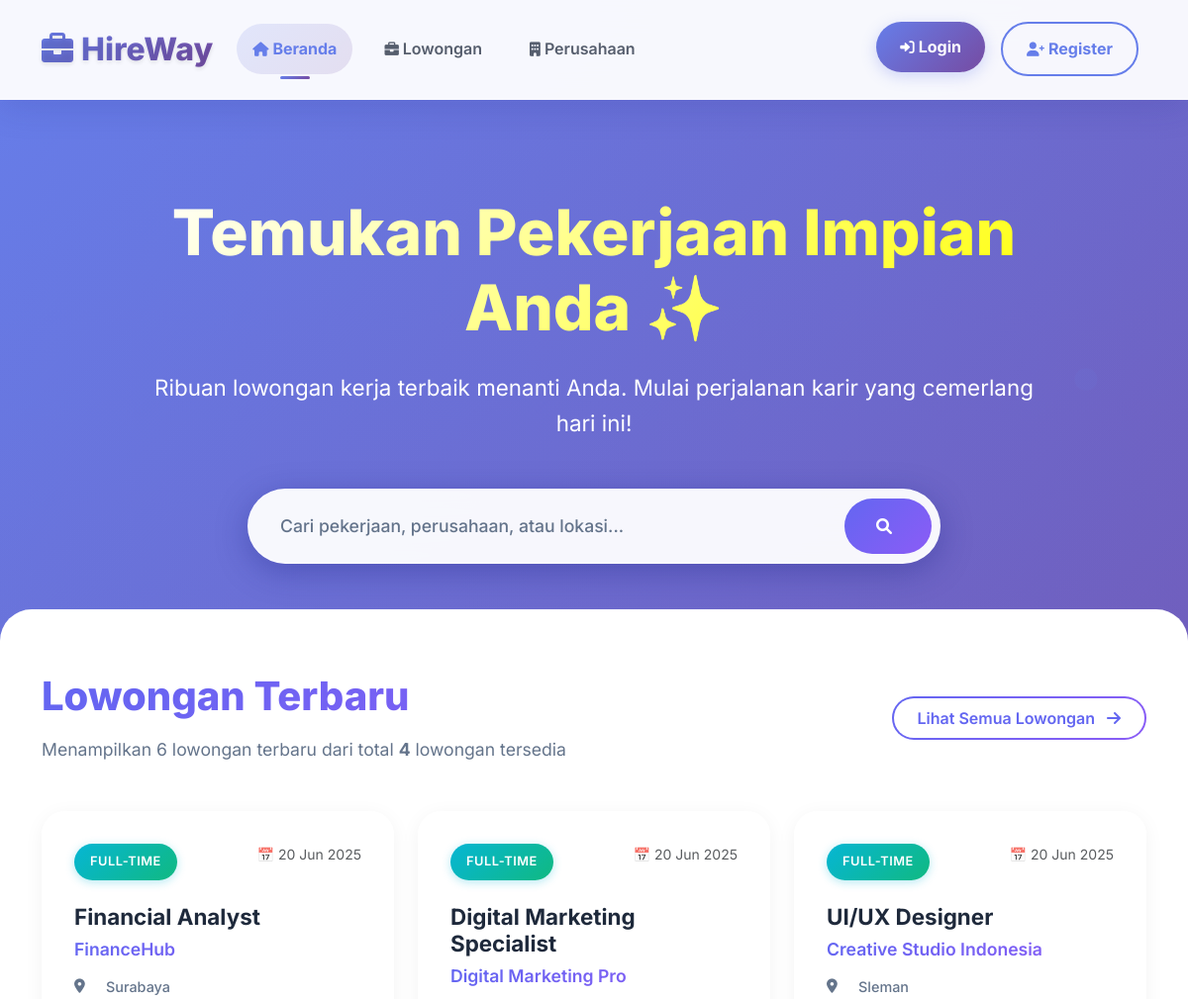
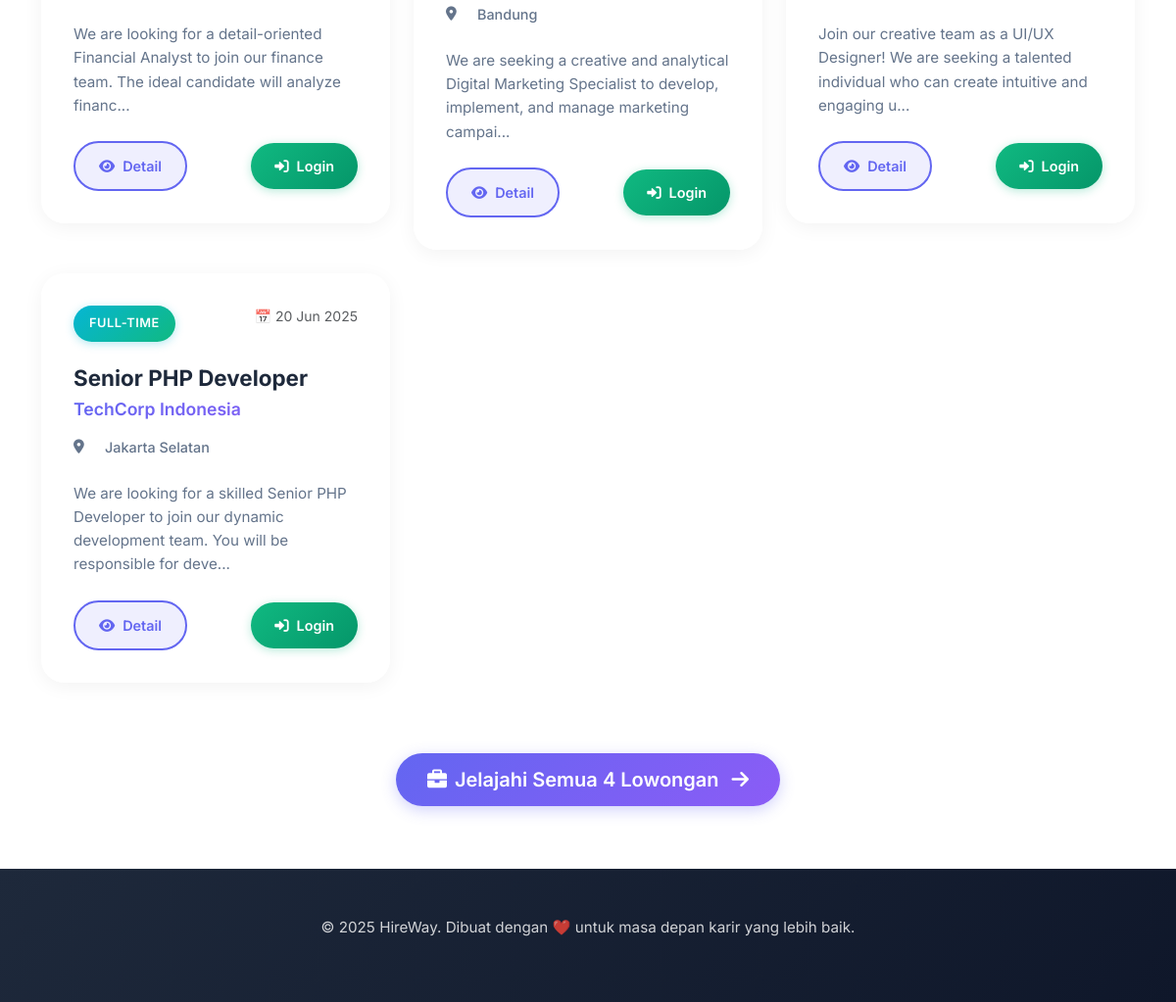
The page / on the database its author committed (2 pictures, top to bottom).
### tables this page shows
CREATE TABLE jobs (
    id INT AUTO_INCREMENT PRIMARY KEY,
    title VARCHAR(150) NOT NULL,
    slug VARCHAR(200) UNIQUE,
    company VARCHAR(150) NOT NULL,
    company_id INT,
    category_id INT,
    description TEXT NOT NULL,
    requirements TEXT,
    responsibilities TEXT,
    benefits TEXT,
    job_type ENUM('full-time', 'part-time', 'contract', 'internship', 'freelance') DEFAULT 'full-time',
    work_location ENUM('onsite', 'remote', 'hybrid') DEFAULT 'onsite',
    location VARCHAR(100),
    city VARCHAR(100),
    province VARCHAR(100),
    salary VARCHAR(100),
    salary_min INT,
    salary_max INT,
    experience_required ENUM('fresh-graduate', '1-2-years', '3-5-years', '5+-years'),
    education_required ENUM('SMA', 'D3', 'S1', 'S2', 'S3'),
    skills_required JSON,
    application_deadline DATE,
    external_url VARCHAR(500),
    contact_email VARCHAR(100),
    contact_phone VARCHAR(20),
    views_count INT DEFAULT 0,
    applications_count INT DEFAULT 0,
    is_featured BOOLEAN DEFAULT FALSE,
    is_urgent BOOLEAN DEFAULT FALSE,
    is_active BOOLEAN DEFAULT TRUE,
    status ENUM('draft', 'published', 'paused', 'closed', 'expired') DEFAULT 'published',
    posted_by INT,
    created_at TIMESTAMP DEFAULT CURRENT_TIMESTAMP,
    updated_at TIMESTAMP DEFAULT CURRENT_TIMESTAMP ON UPDATE CURRENT_TIMESTAMP,
    
    FOREIGN KEY (company_id) REFERENCES companies(id) ON DELETE SET NULL,
    FOREIGN KEY (category_id) REFERENCES categories(id) ON DELETE SET NULL,
    FOREIGN KEY (posted_by) REFERENCES users(id) ON DELETE SET NULL,
    
    INDEX idx_title (title),
    INDEX idx_slug (slug),
    INDEX idx_company (company),
    INDEX idx_company_id (company_id),
    INDEX idx_category_id (category_id),
    INDEX idx_job_type (job_type),
    INDEX idx_work_location (work_location),
    INDEX idx_location (location, city, province),
    INDEX idx_salary_range (salary_min, salary_max),
    INDEX idx_status_active (status, is_active),
    INDEX idx_featured_urgent (is_featured, is_urgent),
    INDEX idx_created_at (created_at),
    FULLTEXT idx_search (title, company, description, requirements)
);

### config.php (called while the page is built, shortened)
<?php
function format_date($date) {
    return date('d M Y', strtotime($date));
}
?>

### src/includes/session_manager.php (called while the page is built, shortened)
<?php
function is_logged_in() {
    return isset($_SESSION['user_id']);
}
?>

### index.php (the view, shortened to what this page needs)
<?php
require_once 'config.php';
require_once 'src/includes/session_manager.php';
require_once 'src/includes/profile_helper.php';
$search = isset($_GET['search']) ? clean_input($_GET['search']) : '';
$sql = "SELECT * FROM jobs WHERE 1=1";
$params = [];
$sql .= " ORDER BY created_at DESC LIMIT 6";
$stmt = $pdo->prepare($sql);
$stmt->execute($params);
$jobs = $stmt->fetchAll(PDO::FETCH_ASSOC);
$total_jobs_stmt = $pdo->query("SELECT COUNT(*) FROM jobs");
$total_jobs = $total_jobs_stmt->fetchColumn();
?>
<!DOCTYPE html>
<html lang="id">
<head>
    <title>HireWay - Temukan Pekerjaan Impian Anda</title>    <link href="https://cdn.jsdelivr.net/npm/bootstrap@5.3.0/dist/css/bootstrap.min.css" rel="stylesheet">
    <link href="https://cdnjs.cloudflare.com/ajax/libs/font-awesome/6.0.0/css/all.min.css" rel="stylesheet">
    <link href="assets/css/navbar.css" rel="stylesheet">
</head>
<body>
    <?php include 'src/includes/navbar.php'; ?>
    <section class="hero-section">
        <div class="container">
            <div class="row justify-content-center text-center">
                <div class="col-lg-10 hero-content">
                    <h1>Temukan Pekerjaan Impian Anda ✨</h1>
                    <p class="lead">Ribuan lowongan kerja terbaik menanti Anda. Mulai perjalanan karir yang cemerlang hari ini!</p>
                    <div class="search-container">
                        <div class="search-box">
                            <form method="GET" action="jobs.php" class="d-flex align-items-center">
                                <input type="text" name="search" class="form-control border-0 flex-grow-1"
                                       placeholder="Cari pekerjaan, perusahaan, atau lokasi..." value="<?= htmlspecialchars($search) ?>">
                                <button type="submit" class="btn">
                                    <i class="fas fa-search me-2"></i>
                                </button>
                            </form>
                        </div>
                    </div>
                </div>
            </div>
        </div>
    </section>
    <section class="jobs-container">
        <div class="container">
            <div class="row align-items-center section-header mb-5">
                <div class="col-md-8">
                    <h2>Lowongan Terbaru</h2>
                    <p>Menampilkan 6 lowongan terbaru dari total <strong><?= $total_jobs ?></strong> lowongan tersedia</p>
                </div>
                <div class="col-md-4 text-end">
                    <a href="jobs.php" class="btn btn-outline-modern">
                        Lihat Semua Lowongan
                        <i class="fas fa-arrow-right ms-2"></i>
                    </a>
                </div>
            </div>
            <?php if (empty($jobs)): ?>
                <div class="empty-state">
                    <i class="fas fa-search fa-4x"></i>
                    <h4>Belum Ada Lowongan 😔</h4>
                    <p>Belum ada lowongan yang tersedia saat ini. Coba lagi nanti atau jadilah yang pertama memposting lowongan!</p>
                    <?php if (is_logged_in()): ?>
                        <button class="btn btn-modern mt-3" data-bs-toggle="modal" data-bs-target="#addJobModal">
                            <i class="fas fa-plus me-2"></i>Posting Lowongan Pertama
                        </button>
                    <?php endif; ?>
                </div>
            <?php else: ?>
                <div class="row">
                    <?php foreach ($jobs as $index => $job): ?>
                        <div class="col-lg-4 col-md-6 mb-4" style="animation-delay: <?= $index * 0.1 ?>s;">
                            <div class="job-card">
                                <div class="d-flex justify-content-between align-items-start mb-3">
                                    <span class="job-type-badge"><?= htmlspecialchars($job['job_type']) ?></span>
                                    <small class="text-muted">📅 <?= format_date($job['created_at']) ?></small>
                                </div>
                                <h5><?= htmlspecialchars($job['title']) ?></h5>
                                <h6><?= htmlspecialchars($job['company']) ?></h6>
                                <div class="job-meta">
                                    <i class="fas fa-map-marker-alt"></i>
                                    <span><?= htmlspecialchars($job['location']) ?></span>
                                </div>
                                <p class="job-description"><?= substr(htmlspecialchars($job['description']), 0, 120) ?>...</p>
                                <div class="d-flex justify-content-between align-items-center mt-4">
                                    <button class="btn-detail" onclick="showJobDetail(<?= $job['id'] ?>)">
                                        <i class="fas fa-eye me-2"></i>Detail
                                    </button>
                                    <?php if (is_logged_in()): ?>
                                        <button class="btn-apply"
                                                onclick="applyJob(<?= $job['id'] ?>, '<?= htmlspecialchars($job['title']) ?>', '<?= htmlspecialchars($job['company']) ?>')">
                                            <i class="fas fa-paper-plane me-2"></i>Lamar
                                        </button>
                                    <?php else: ?>
                                        <a href="src/auth/login.php"
                                           class="btn-apply text-decoration-none">
                                            <i class="fas fa-sign-in-alt me-2"></i>Login
                                        </a>
                                    <?php endif; ?>
                                </div>
                            </div>
                        </div>
                    <?php endforeach; ?>
                </div>
                <div class="text-center mt-5">
                    <a href="jobs.php" class="btn btn-modern btn-lg">
                        <i class="fas fa-briefcase me-2"></i>Jelajahi Semua <?= $total_jobs ?> Lowongan
                        <i class="fas fa-arrow-right ms-2"></i>
                    </a>
                </div>
            <?php endif; ?>
        </div>
    </section>
    <footer>
        <div class="container text-center">
            <p>&copy; 2025 HireWay. Dibuat dengan ❤️ untuk masa depan karir yang lebih baik.</p>
        </div>
    </footer>
</body>
</html>

### assets/css/navbar.css (style rules this page uses)
* { transition: all 0.3s cubic-bezier(0.4, 0, 0.2, 1); }

### rows shown on the page
jobs: job_type "FULL-TIME", created_at "20 Jun 2025", title "Financial Analyst", company "FinanceHub", location "Surabaya", description "We are looking for a detail-oriented Financial Analyst to join our finance team. The ideal candidate will analyze financ"
jobs: job_type "FULL-TIME", created_at "20 Jun 2025", title "Digital Marketing Specialist", company "Digital Marketing Pro", location "Bandung", description "We are seeking a creative and analytical Digital Marketing Specialist to develop, implement, and manage marketing campai"
jobs: job_type "FULL-TIME", created_at "20 Jun 2025", title "UI/UX Designer", company "Creative Studio Indonesia", location "Sleman", description "Join our creative team as a UI/UX Designer! We are seeking a talented individual who can create intuitive and engaging u"
jobs: job_type "FULL-TIME", created_at "20 Jun 2025", title "Senior PHP Developer", company "TechCorp Indonesia", location "Jakarta Selatan", description "We are looking for a skilled Senior PHP Developer to join our dynamic development team. You will be responsible for deve"

### other values the page prints
$total_jobs "4"
